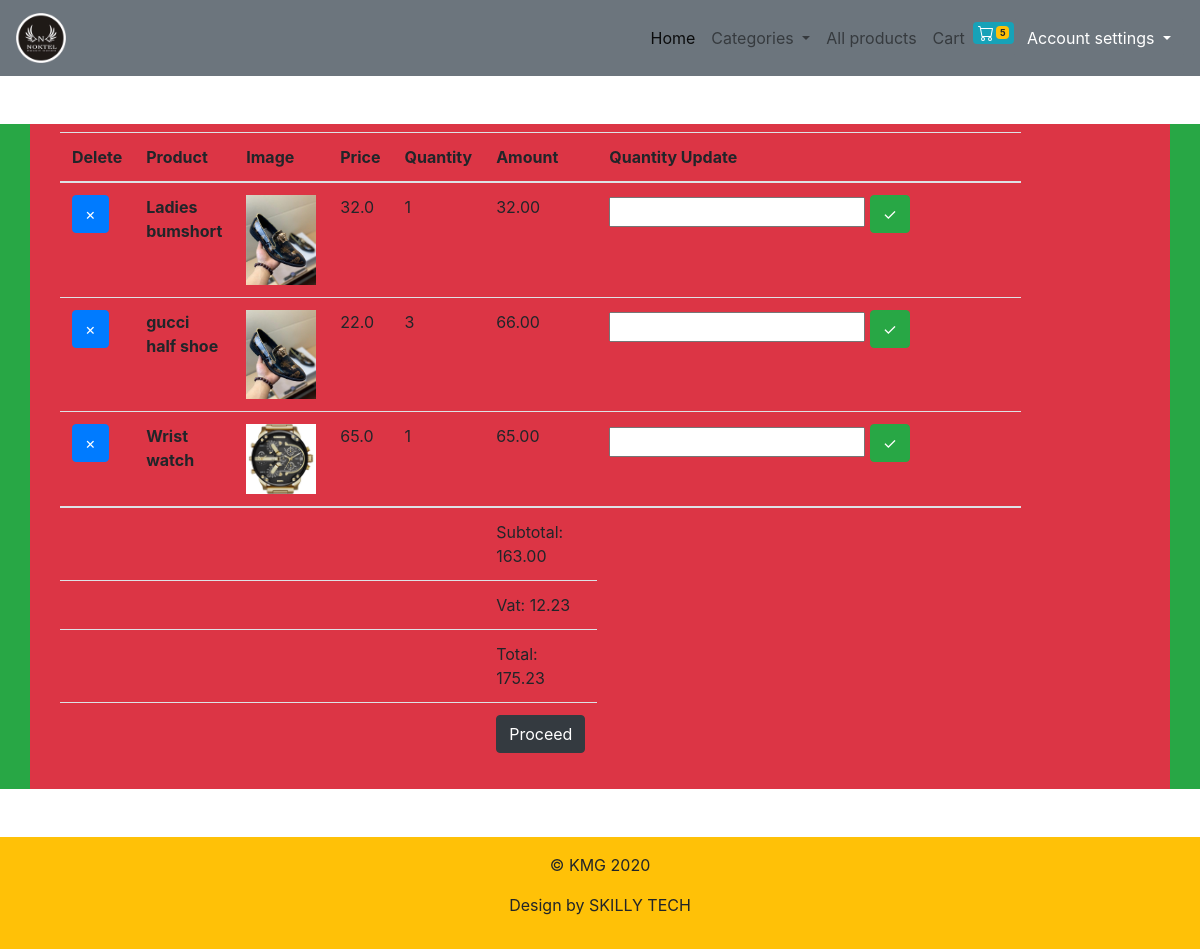
The app's page /cart/ (signed in) with its own data.
### onlineapp/models.py (models this page shows, shortened)
class ShopCart(models.Model):
    user = models.ForeignKey(User, on_delete=models.CASCADE)
    product = models.ForeignKey(Product, on_delete=models.CASCADE)
    basket_no = models.CharField(max_length=36, null=True)
    quantity = models.IntegerField()
    paid_order = models.BooleanField(default=False)
    total = models.IntegerField(null=True)

class Product(models.Model):
    category = models.ForeignKey(Category, on_delete=models.CASCADE)
    name = models.CharField(max_length=50)
    price = models.FloatField()
    image= models.ImageField(upload_to='products', default='pix.jpg')
    description = models.TextField()
    featured = models.BooleanField()
    latest = models.BooleanField()
    available = models.BooleanField()
    min = models.IntegerField(default=1)
    max = models.IntegerField(default=20)

### onlineapp/views.py (the view)
# urls.py: path('cart/', views.cart, name='cart'),
@login_required(login_url='/login')
def cart (request):
    cart = ShopCart.objects.filter(user__username=request.user.username, paid_order=False)
    cartreader = 0
    for item in cart :
        cartreader += item.quantity
    subtotal =0
    vat = 0
    total = 0
    for item in cart:
        subtotal += item.product.price * item.quantity
    vat = 0.075 * subtotal
    total = subtotal + vat
    context = {
        'cart': cart,
        'cartreader': cartreader,
        'subtotal': subtotal,
        'vat' : vat,
        'total': total
    }
    return render(request, 'cart.html', context)

### onlineapp/templates/cart.html (shortened to what this page needs)
{% extends 'base.html' %}
{% load mathfilters %}
{% load humanize %}
{% block content %}
<div class="container-fluid bg-success mt-5 mb-5">
    <div class=" bg-danger container row mx-auto">
    <div class="col-6 col-sm-6 col-md-6 col-lg-8 mt-2 mb-2">
        <table class="table">
        <thead>
              <tr>
                <th scope="col">Delete</th>
                <th scope="col">Product</th>
                <th scope="col">Image</th>
                <th scope="col">Price</th>
                <th scope="col">Quantity</th>
                <th scope="col">Amount</th>
                <th scope="col">Quantity Update</th>
              </tr>
        </thead>
        <tbody>
            {% if cart %}
                {% for item in cart %}
                <tr>
                    <td>
                        <form method="POST" action="{% url 'deleteitem' %}">
                            <button type="submit" class="btn btn-primary">&times;</button>
                        </form>
                    </td>
                    <th scope="row">{{item.product.name}}</th>
                    <td><img src="{{item.product.image.url}}" width="70px"></td>
                    <td>{{item.product.price}}</td>
                    <td>{{item.quantity}}</td>
                    <td>{{item.product.price|mul:item.quantity|floatformat:2|intcomma}}</td></td>
                    <td>
                        <form  style="width: 400px;" method="POST" action= "{% url 'increase'%}">
                            <input type="number" name="itemval" value="{item.quantity}}" max="{{item.max}}" min={{item.min}} style="width: 40px;">
                            <button type="submit" class="btn btn-success">&checkmark;</button>
                        </form>
                    </td>
                </tr>
                {% endfor %}
            {% endif %}
        </tbody>
        <tbody>
            <tr>
                <td></td>
                <td></td>
                <td></td>
                <td></td>
                <td></td>
                <td>Subtotal: {{subtotal|floatformat:2|intcomma}}</td>
            </tr>
            <tr>
                <td></td>
                <td></td>
                <td></td>
                <td></td>
                <td></td>
                <td>Vat: {{vat|floatformat:2|intcomma}}</td>
            </tr>
            <tr>
                <td></td>
                <td></td>
                <td></td>
                <td></td>
                <td></td>
                <td>Total: {{total|floatformat:2|intcomma}}</td>
            </tr>
            <tr>
                <td></td>
                <td></td>
                <td></td>
                <td></td>
                <td></td>
                <td><a href="{% url 'checkout' %}" class="btn btn-dark">    Proceed</a> </td>
        </tbody>
        </table>
    </div>
    </div>
</div>
{% endblock content %} %}

### records on screen
ShopCart: product.name "Ladies bumshort", product.image (picture), product.price "32.0", quantity "1", product.price|mul "32.00"
ShopCart: product.name "gucci half shoe", product.image (picture), product.price "22.0", quantity "3", product.price|mul "66.00"
ShopCart: product.name "Wrist watch", product.image (picture), product.price "65.0", quantity "1", product.price|mul "65.00"

### other values on screen
{{ cartreader }} "5"
{{ subtotal|floatformat:2|intcomma }} "163.00"
{{ vat|floatformat:2|intcomma }} "12.23"
{{ total|floatformat:2|intcomma }} "175.23"
